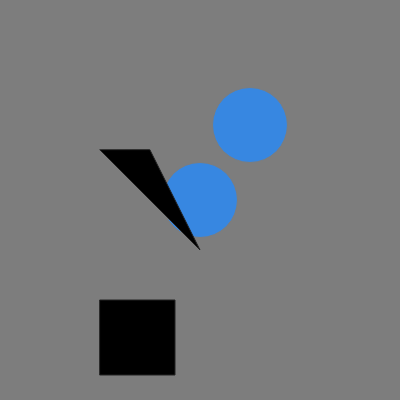
Frame 1 (no input)
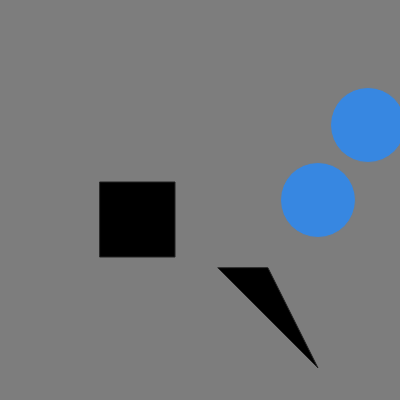
Frame 60 (no input)
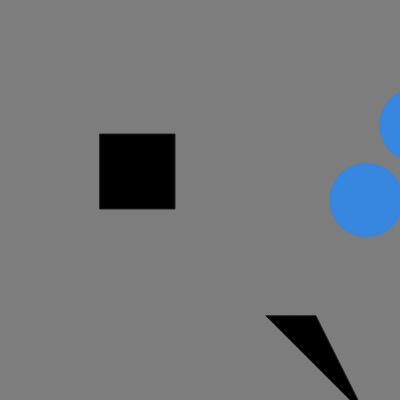
Frame 120 (the mouse pressed at the canvas centre since frame 60)

The p5.js sketch that drew these frames (run headless with seeded random() and noise() and a simulated clock; from frame 60 on, the mouse is pressed at the canvas centre):

// p5.js sketch
// ── sketch.js
/*
Code by Prof D modified by Grace Zuniga May 12 2017
*/

var circX = 200; // creates variable circX
var circY = 200; // creates variable circY
var circStroke = 125; // creates variable circStroke
var circR = 55; // creates variable circR
var circG = 135; // creates variable circG
var circB = 225 // creates variable circB
var circSize = 75; // creates variable circSize
var recX = 100; // creates variable recX
var recY = 300; // creates variable recY
var recStroke = 35; // creates variable recStroke
var recCol = 0; // creates variable recCol
var recSize = 75; // creates variable recSize
var canvBG; // creates variable canvBG
canvBG = 125, 55, 255; // assigns values 125, 55, 255 to variable canvasBG
var speed = 2; // creates variable speed
var triX = 100; // creates variable triX
var triY = 150; // creates variable triY
var triZ = 200; // creates variable triZ
var triA = 250; // creates variable triA

function setup() { // 
  createCanvas(400,400) // creates a canvas sized 400 by 400
}

function draw() {
  background(canvBG); // assigns color to the background according to the value of canvBG
  stroke(circStroke); // assigns stroke color according to value of circStroke
  fill(circR, circG, circB); // fills color according to varibles circR, circG, circB
  stroke(circStroke); // assigns stroke color according to value of circStroke
  ellipse(circX, circY, circSize, circSize); // creates shape according to variable values
  ellipse(circX +50, circY - 75, circSize, circSize); // creates shape accordind to variable values
  fill(circR, circG, circB, 135); // fills color according to variable values
  
  circX = circX + speed; // variable circX will increase by the value of variable speed = 2
    stroke(recStroke); // determines stroke color according to variable recStroke
    fill(recCol); // fills color according to recCol variable value
    rect(recX, recY, recSize, recSize); // creates a rectangle according to variable values
    triangle(triX,triY,triZ,triA,triY,triY); // creates a trianlge according to variable values
    
    recY = recY - speed; // variable recY will decrease by the value of speed = 2 
    
    triY = triY + speed; // variable triY increases by speed = 2
    triX = triX + speed; // variable triX increases by speed = 2
    triZ = triZ + speed; // variable triZ increases by speed = 2
    triA = triA + speed; // variable triA increases by speed = 2
    
    
    if(circX > width || circX < 0) { // reads as if variable circX is less than the width of the canvas 
    // or if circX is less than 0 then execute the next line of code
    
      speed = speed *-1; // the variable speed will be multiplied by -1
    }
}
